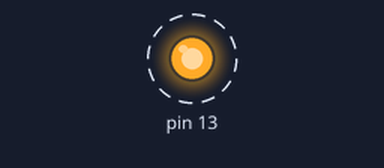
The sketch below on a simulated Arduino Uno, built with avr-gcc and run on an emulated ATmega328P. Parts: output pins drawn as LEDs (lit = HIGH). Dashed ring = blinking.

Above: at 0.2 s.
Timing chart, 0 to 3.0 s (numbered marks = the images above):
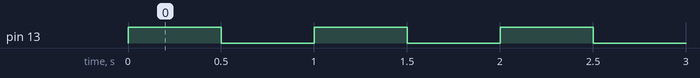

Measured:
- by itself, pin 13: alternates HIGH for 0.50 s and LOW for 0.50 s

The sketch:

sketch06_02_powering_off.ino
```cpp
// private include
/* BEGIN USER CODE PI */
#include <avr/power.h>
/* END USER CODE PI */

// private define
/* BEGIN USER CODE PD */
/* END USER CODE PD */

// private macro
/* BEGIN USER CODE PM */
/* END USER CODE PM */

// private variable
/* BEGIN USER CODE PV */
/* END USER CODE PV */

/* BEGIN USER CODE 0 */
/* END USER CODE 0 */

// private function
/* BEGIN USER CODE PF */
/* END USER CODE PF */

/* BEGIN USER CODE 1 */
/* END USER CODE 1 */

void setup() {
  // put your setup code here, to run once:
  /* BEGIN USER CODE 2 */
  pinMode(13, OUTPUT);
  //power_adc_disable();
  power_spi_disable();
  //power_twi_disable();
  //power_usart0_disable();
  //power_timer0_disable();
  //power_timer1_disable();
  //power_timer2_disable();
  /* END USER CODE 2 */
}

void loop() {
  // put your main code here, to run repeatedly:
  /* END USER CODE LOOP */
  /* BEGIN USER CODE 3 */
  digitalWrite(13, HIGH);
  delay(500);
  digitalWrite(13, LOW);
  delay(500);
}
/* END USER CODE 3 */
```
